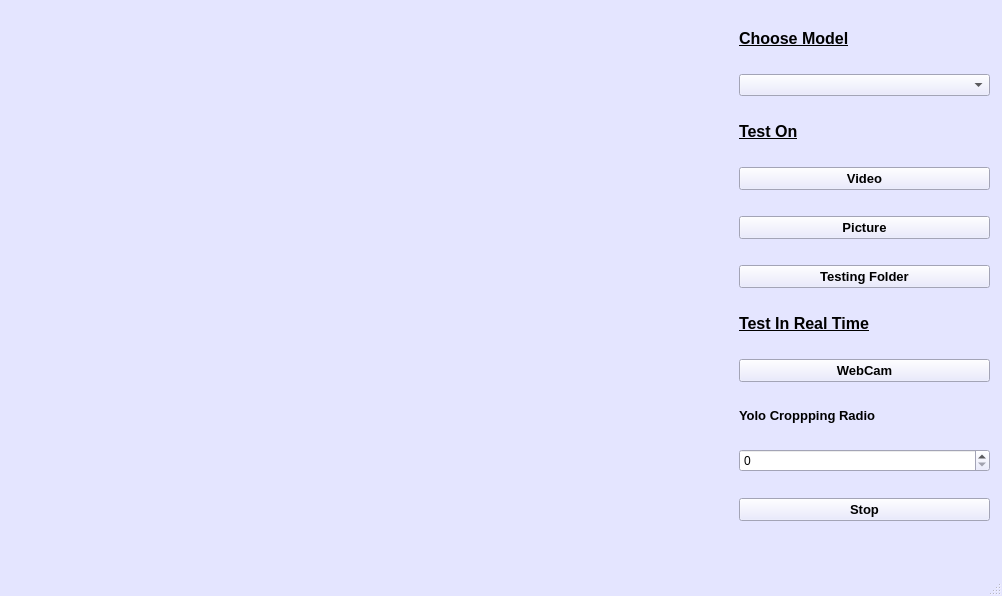
<?xml version="1.0" encoding="UTF-8"?>
<ui version="4.0">
 <class>EyeGazeTesting</class>
 <widget class="QMainWindow" name="EyeGazeTesting">
  <property name="geometry">
   <rect>
    <x>0</x>
    <y>0</y>
    <width>1002</width>
    <height>596</height>
   </rect>
  </property>
  <property name="palette">
   <palette>
    <active>
     <colorrole role="WindowText">
      <brush brushstyle="SolidPattern">
       <color alpha="255">
        <red>0</red>
        <green>0</green>
        <blue>0</blue>
       </color>
      </brush>
     </colorrole>
     <colorrole role="Button">
      <brush brushstyle="SolidPattern">
       <color alpha="255">
        <red>228</red>
        <green>229</green>
        <blue>255</blue>
       </color>
      </brush>
     </colorrole>
     <colorrole role="Light">
      <brush brushstyle="SolidPattern">
       <color alpha="255">
        <red>255</red>
        <green>255</green>
        <blue>255</blue>
       </color>
      </brush>
     </colorrole>
     <colorrole role="Midlight">
      <brush brushstyle="SolidPattern">
       <color alpha="255">
        <red>241</red>
        <green>242</green>
        <blue>255</blue>
       </color>
      </brush>
     </colorrole>
     <colorrole role="Dark">
      <brush brushstyle="SolidPattern">
       <color alpha="255">
        <red>114</red>
        <green>114</green>
        <blue>127</blue>
       </color>
      </brush>
     </colorrole>
     <colorrole role="Mid">
      <brush brushstyle="SolidPattern">
       <color alpha="255">
        <red>152</red>
        <green>153</green>
        <blue>170</blue>
       </color>
      </brush>
     </colorrole>
     <colorrole role="Text">
      <brush brushstyle="SolidPattern">
       <color alpha="255">
        <red>0</red>
        <green>0</green>
        <blue>0</blue>
       </color>
      </brush>
     </colorrole>
     <colorrole role="BrightText">
      <brush brushstyle="SolidPattern">
       <color alpha="255">
        <red>255</red>
        <green>255</green>
        <blue>255</blue>
       </color>
      </brush>
     </colorrole>
     <colorrole role="ButtonText">
      <brush brushstyle="SolidPattern">
       <color alpha="255">
        <red>0</red>
        <green>0</green>
        <blue>0</blue>
       </color>
      </brush>
     </colorrole>
     <colorrole role="Base">
      <brush brushstyle="SolidPattern">
       <color alpha="255">
        <red>255</red>
        <green>255</green>
        <blue>255</blue>
       </color>
      </brush>
     </colorrole>
     <colorrole role="Window">
      <brush brushstyle="SolidPattern">
       <color alpha="255">
        <red>228</red>
        <green>229</green>
        <blue>255</blue>
       </color>
      </brush>
     </colorrole>
     <colorrole role="Shadow">
      <brush brushstyle="SolidPattern">
       <color alpha="255">
        <red>0</red>
        <green>0</green>
        <blue>0</blue>
       </color>
      </brush>
     </colorrole>
     <colorrole role="AlternateBase">
      <brush brushstyle="SolidPattern">
       <color alpha="255">
        <red>241</red>
        <green>242</green>
        <blue>255</blue>
       </color>
      </brush>
     </colorrole>
     <colorrole role="ToolTipBase">
      <brush brushstyle="SolidPattern">
       <color alpha="255">
        <red>255</red>
        <green>255</green>
        <blue>220</blue>
       </color>
      </brush>
     </colorrole>
     <colorrole role="ToolTipText">
      <brush brushstyle="SolidPattern">
       <color alpha="255">
        <red>0</red>
        <green>0</green>
        <blue>0</blue>
       </color>
      </brush>
     </colorrole>
    </active>
    <inactive>
     <colorrole role="WindowText">
      <brush brushstyle="SolidPattern">
       <color alpha="255">
        <red>0</red>
        <green>0</green>
        <blue>0</blue>
       </color>
      </brush>
     </colorrole>
     <colorrole role="Button">
      <brush brushstyle="SolidPattern">
       <color alpha="255">
        <red>228</red>
        <green>229</green>
        <blue>255</blue>
       </color>
      </brush>
     </colorrole>
     <colorrole role="Light">
      <brush brushstyle="SolidPattern">
       <color alpha="255">
        <red>255</red>
        <green>255</green>
        <blue>255</blue>
       </color>
      </brush>
     </colorrole>
     <colorrole role="Midlight">
      <brush brushstyle="SolidPattern">
       <color alpha="255">
        <red>241</red>
        <green>242</green>
        <blue>255</blue>
       </color>
      </brush>
     </colorrole>
     <colorrole role="Dark">
      <brush brushstyle="SolidPattern">
       <color alpha="255">
        <red>114</red>
        <green>114</green>
        <blue>127</blue>
       </color>
      </brush>
     </colorrole>
     <colorrole role="Mid">
      <brush brushstyle="SolidPattern">
       <color alpha="255">
        <red>152</red>
        <green>153</green>
        <blue>170</blue>
       </color>
      </brush>
     </colorrole>
     <colorrole role="Text">
      <brush brushstyle="SolidPattern">
       <color alpha="255">
        <red>0</red>
        <green>0</green>
        <blue>0</blue>
       </color>
      </brush>
     </colorrole>
     <colorrole role="BrightText">
      <brush brushstyle="SolidPattern">
       <color alpha="255">
        <red>255</red>
        <green>255</green>
        <blue>255</blue>
       </color>
      </brush>
     </colorrole>
     <colorrole role="ButtonText">
      <brush brushstyle="SolidPattern">
       <color alpha="255">
        <red>0</red>
        <green>0</green>
        <blue>0</blue>
       </color>
      </brush>
     </colorrole>
     <colorrole role="Base">
      <brush brushstyle="SolidPattern">
       <color alpha="255">
        <red>255</red>
        <green>255</green>
        <blue>255</blue>
       </color>
      </brush>
     </colorrole>
     <colorrole role="Window">
      <brush brushstyle="SolidPattern">
       <color alpha="255">
        <red>228</red>
        <green>229</green>
        <blue>255</blue>
       </color>
      </brush>
     </colorrole>
     <colorrole role="Shadow">
      <brush brushstyle="SolidPattern">
       <color alpha="255">
        <red>0</red>
        <green>0</green>
        <blue>0</blue>
       </color>
      </brush>
     </colorrole>
     <colorrole role="AlternateBase">
      <brush brushstyle="SolidPattern">
       <color alpha="255">
        <red>241</red>
        <green>242</green>
        <blue>255</blue>
       </color>
      </brush>
     </colorrole>
     <colorrole role="ToolTipBase">
      <brush brushstyle="SolidPattern">
       <color alpha="255">
        <red>255</red>
        <green>255</green>
        <blue>220</blue>
       </color>
      </brush>
     </colorrole>
     <colorrole role="ToolTipText">
      <brush brushstyle="SolidPattern">
       <color alpha="255">
        <red>0</red>
        <green>0</green>
        <blue>0</blue>
       </color>
      </brush>
     </colorrole>
    </inactive>
    <disabled>
     <colorrole role="WindowText">
      <brush brushstyle="SolidPattern">
       <color alpha="255">
        <red>114</red>
        <green>114</green>
        <blue>127</blue>
       </color>
      </brush>
     </colorrole>
     <colorrole role="Button">
      <brush brushstyle="SolidPattern">
       <color alpha="255">
        <red>228</red>
        <green>229</green>
        <blue>255</blue>
       </color>
      </brush>
     </colorrole>
     <colorrole role="Light">
      <brush brushstyle="SolidPattern">
       <color alpha="255">
        <red>255</red>
        <green>255</green>
        <blue>255</blue>
       </color>
      </brush>
     </colorrole>
     <colorrole role="Midlight">
      <brush brushstyle="SolidPattern">
       <color alpha="255">
        <red>241</red>
        <green>242</green>
        <blue>255</blue>
       </color>
      </brush>
     </colorrole>
     <colorrole role="Dark">
      <brush brushstyle="SolidPattern">
       <color alpha="255">
        <red>114</red>
        <green>114</green>
        <blue>127</blue>
       </color>
      </brush>
     </colorrole>
     <colorrole role="Mid">
      <brush brushstyle="SolidPattern">
       <color alpha="255">
        <red>152</red>
        <green>153</green>
        <blue>170</blue>
       </color>
      </brush>
     </colorrole>
     <colorrole role="Text">
      <brush brushstyle="SolidPattern">
       <color alpha="255">
        <red>114</red>
        <green>114</green>
        <blue>127</blue>
       </color>
      </brush>
     </colorrole>
     <colorrole role="BrightText">
      <brush brushstyle="SolidPattern">
       <color alpha="255">
        <red>255</red>
        <green>255</green>
        <blue>255</blue>
       </color>
      </brush>
     </colorrole>
     <colorrole role="ButtonText">
      <brush brushstyle="SolidPattern">
       <color alpha="255">
        <red>114</red>
        <green>114</green>
        <blue>127</blue>
       </color>
      </brush>
     </colorrole>
     <colorrole role="Base">
      <brush brushstyle="SolidPattern">
       <color alpha="255">
        <red>228</red>
        <green>229</green>
        <blue>255</blue>
       </color>
      </brush>
     </colorrole>
     <colorrole role="Window">
      <brush brushstyle="SolidPattern">
       <color alpha="255">
        <red>228</red>
        <green>229</green>
        <blue>255</blue>
       </color>
      </brush>
     </colorrole>
     <colorrole role="Shadow">
      <brush brushstyle="SolidPattern">
       <color alpha="255">
        <red>0</red>
        <green>0</green>
        <blue>0</blue>
       </color>
      </brush>
     </colorrole>
     <colorrole role="AlternateBase">
      <brush brushstyle="SolidPattern">
       <color alpha="255">
        <red>228</red>
        <green>229</green>
        <blue>255</blue>
       </color>
      </brush>
     </colorrole>
     <colorrole role="ToolTipBase">
      <brush brushstyle="SolidPattern">
       <color alpha="255">
        <red>255</red>
        <green>255</green>
        <blue>220</blue>
       </color>
      </brush>
     </colorrole>
     <colorrole role="ToolTipText">
      <brush brushstyle="SolidPattern">
       <color alpha="255">
        <red>0</red>
        <green>0</green>
        <blue>0</blue>
       </color>
      </brush>
     </colorrole>
    </disabled>
   </palette>
  </property>
  <property name="windowTitle">
   <string>MainWindow</string>
  </property>
  <property name="windowIcon">
   <iconset>
    <normaloff>../../Downloads/65000.png</normaloff>../../Downloads/65000.png</iconset>
  </property>
  <widget class="QWidget" name="centralwidget">
   <widget class="QWidget" name="horizontalLayoutWidget">
    <property name="geometry">
     <rect>
      <x>10</x>
      <y>10</y>
      <width>711</width>
      <height>541</height>
     </rect>
    </property>
    <layout class="QHBoxLayout" name="horizontalLayout"/>
   </widget>
   <widget class="QWidget" name="verticalLayoutWidget">
    <property name="geometry">
     <rect>
      <x>739</x>
      <y>9</y>
      <width>251</width>
      <height>541</height>
     </rect>
    </property>
    <layout class="QVBoxLayout" name="verticalLayout">
     <item>
      <widget class="QLabel" name="label_3">
       <property name="sizePolicy">
        <sizepolicy hsizetype="Fixed" vsizetype="Fixed">
         <horstretch>0</horstretch>
         <verstretch>0</verstretch>
        </sizepolicy>
       </property>
       <property name="font">
        <font>
         <pointsize>12</pointsize>
         <weight>75</weight>
         <bold>true</bold>
         <underline>true</underline>
        </font>
       </property>
       <property name="text">
        <string>Choose Model</string>
       </property>
      </widget>
     </item>
     <item>
      <widget class="QComboBox" name="Models"/>
     </item>
     <item>
      <widget class="QLabel" name="label_2">
       <property name="sizePolicy">
        <sizepolicy hsizetype="Fixed" vsizetype="Fixed">
         <horstretch>0</horstretch>
         <verstretch>0</verstretch>
        </sizepolicy>
       </property>
       <property name="font">
        <font>
         <pointsize>12</pointsize>
         <weight>75</weight>
         <bold>true</bold>
         <underline>true</underline>
        </font>
       </property>
       <property name="text">
        <string>Test On</string>
       </property>
      </widget>
     </item>
     <item>
      <widget class="QPushButton" name="pushButton">
       <property name="font">
        <font>
         <pointsize>10</pointsize>
         <weight>75</weight>
         <italic>false</italic>
         <bold>true</bold>
        </font>
       </property>
       <property name="text">
        <string>Video</string>
       </property>
       <property name="icon">
        <iconset>
         <normaloff>../../Downloads/video-camera-icon-2048x1536-s5guccor.png</normaloff>../../Downloads/video-camera-icon-2048x1536-s5guccor.png</iconset>
       </property>
      </widget>
     </item>
     <item>
      <widget class="QPushButton" name="Picture">
       <property name="font">
        <font>
         <pointsize>10</pointsize>
         <weight>75</weight>
         <italic>false</italic>
         <bold>true</bold>
        </font>
       </property>
       <property name="text">
        <string>Picture</string>
       </property>
       <property name="icon">
        <iconset>
         <normaloff>../../Downloads/1200px-Picture_icon_BLACK.svg.png</normaloff>../../Downloads/1200px-Picture_icon_BLACK.svg.png</iconset>
       </property>
      </widget>
     </item>
     <item>
      <widget class="QPushButton" name="Folder">
       <property name="font">
        <font>
         <pointsize>10</pointsize>
         <weight>75</weight>
         <italic>false</italic>
         <bold>true</bold>
        </font>
       </property>
       <property name="text">
        <string>Testing Folder</string>
       </property>
       <property name="icon">
        <iconset>
         <normaloff>../../Downloads/Folder-1.png</normaloff>../../Downloads/Folder-1.png</iconset>
       </property>
      </widget>
     </item>
     <item>
      <widget class="QLabel" name="label">
       <property name="sizePolicy">
        <sizepolicy hsizetype="Fixed" vsizetype="Fixed">
         <horstretch>0</horstretch>
         <verstretch>0</verstretch>
        </sizepolicy>
       </property>
       <property name="font">
        <font>
         <pointsize>12</pointsize>
         <weight>75</weight>
         <bold>true</bold>
         <underline>true</underline>
        </font>
       </property>
       <property name="text">
        <string>Test In Real Time</string>
       </property>
      </widget>
     </item>
     <item>
      <widget class="QPushButton" name="WebCam">
       <property name="font">
        <font>
         <pointsize>10</pointsize>
         <weight>75</weight>
         <italic>false</italic>
         <bold>true</bold>
        </font>
       </property>
       <property name="text">
        <string>WebCam</string>
       </property>
       <property name="icon">
        <iconset>
         <normaloff>../../Downloads/5480222.png</normaloff>../../Downloads/5480222.png</iconset>
       </property>
      </widget>
     </item>
     <item>
      <widget class="QLabel" name="label_4">
       <property name="sizePolicy">
        <sizepolicy hsizetype="Fixed" vsizetype="Fixed">
         <horstretch>0</horstretch>
         <verstretch>0</verstretch>
        </sizepolicy>
       </property>
       <property name="font">
        <font>
         <pointsize>10</pointsize>
         <weight>75</weight>
         <bold>true</bold>
        </font>
       </property>
       <property name="text">
        <string>Yolo Croppping Radio</string>
       </property>
      </widget>
     </item>
     <item>
      <widget class="QSpinBox" name="spinBox"/>
     </item>
     <item>
      <widget class="QPushButton" name="Stop">
       <property name="font">
        <font>
         <pointsize>10</pointsize>
         <weight>75</weight>
         <italic>false</italic>
         <bold>true</bold>
        </font>
       </property>
       <property name="text">
        <string>Stop</string>
       </property>
       <property name="icon">
        <iconset>
         <normaloff>../../Downloads/24_Stop-512.webp</normaloff>../../Downloads/24_Stop-512.webp</iconset>
       </property>
      </widget>
     </item>
    </layout>
   </widget>
  </widget>
  <widget class="QMenuBar" name="menubar">
   <property name="geometry">
    <rect>
     <x>0</x>
     <y>0</y>
     <width>1002</width>
     <height>21</height>
    </rect>
   </property>
  </widget>
  <widget class="QStatusBar" name="statusbar"/>
 </widget>
 <resources/>
 <connections/>
</ui>
